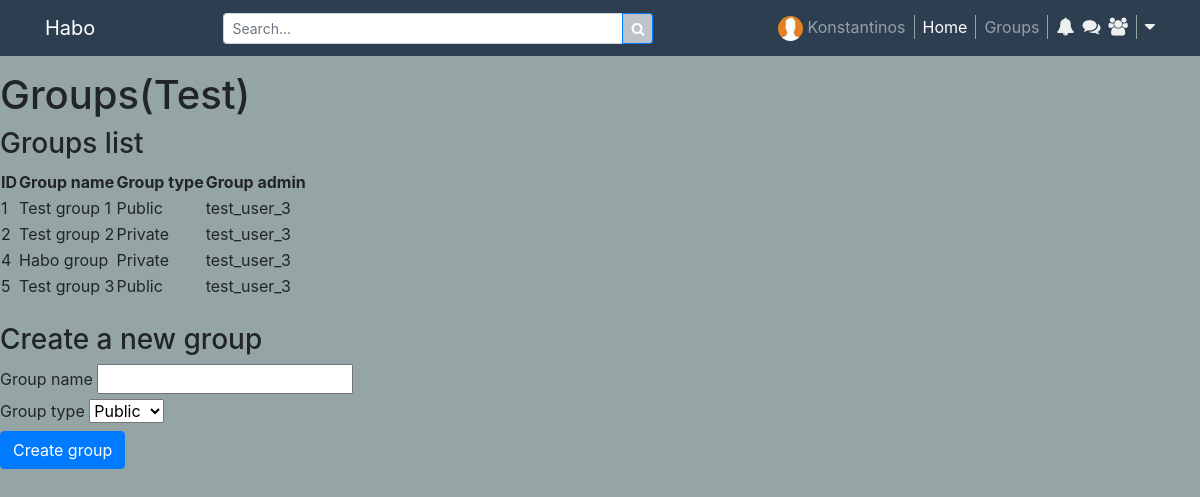
The page /groups_test.php (signed in) on the database its author committed.
### tables this page shows
CREATE TABLE `profiles` (
  `id` int(11) NOT NULL,
  `profile_pic` varchar(255) NOT NULL,
  `date_of_birth` date NOT NULL,
  `age` int(11) NOT NULL,
  `gender` varchar(6) NOT NULL,
  `from_country` varchar(50) DEFAULT NULL,
  `from_city` varchar(50) DEFAULT NULL,
  `in_country` varchar(50) DEFAULT NULL,
  `in_city` varchar(50) DEFAULT NULL,
  `num_posts` int(11) NOT NULL,
  `num_likes` int(11) NOT NULL,
  `num_friends` int(11) NOT NULL,
  `friends_list` text NOT NULL,
  `user_id` int(11) NOT NULL
);

CREATE TABLE `users` (
  `id` int(11) NOT NULL,
  `first_name` varchar(50) NOT NULL,
  `last_name` varchar(50) NOT NULL,
  `email` varchar(100) NOT NULL,
  `password` varchar(255) NOT NULL,
  `username` varchar(100) NOT NULL,
  `signup_date` date NOT NULL,
  `user_admin` varchar(3) NOT NULL,
  `user_premium` varchar(3) NOT NULL,
  `user_closed` varchar(3) NOT NULL,
  `user_suspended` varchar(3) NOT NULL
);

CREATE TABLE `groups` (
  `id` int(11) NOT NULL,
  `name` varchar(50) NOT NULL,
  `type` varchar(7) NOT NULL,
  `admin` varchar(100) NOT NULL
);

### includes/classes/Database.php (called while the page is built, shortened)
<?php
class Database
{
	function __construct() {
		$servername = 'localhost';
		$username = 'root';
		$password = '';
		$database = 'habo';
		try {
			$this->conn = new PDO("mysql:host=$servername;dbname=$database", $username, $password);
		} catch (PDOException $e) {
			echo 'Connection failed: ' . $e->getMessage();
		}
	}
}
?>

### config/config.php (called while the page is built, shortened)
<?php
require_once($_SERVER['DOCUMENT_ROOT'] . '/habo/includes/classes/Database.php');
$db_conn = new Database();
?>

### includes/classes/User.php (called while the page is built, shortened)
<?php
class User
{
    private $db_conn;
    private $error_array = array();
    function __construct($db_conn) {
        $this->db_conn = $db_conn;
    }
    public function fetch_user_by_email($email) {
        try {
            $stmt = $this->db_conn->conn->prepare("
                SELECT *
                FROM users
                WHERE email=:email
            ");
            $stmt->bindParam(':email', $email);
            $stmt->execute();
            if($stmt->rowCount() > 0) {
                $user = $stmt->fetch(PDO::FETCH_ASSOC);
                return $user;
            } else {
                array_push($this->error_array, 'Unknown email address.');
            }
        } catch (PDOException $e) {
            echo 'Connection failed: ' . $e->getMessage();
        }
    }
}
?>

### includes/classes/Profile.php (called while the page is built, shortened)
<?php
class Profile
{
    private $db_conn;
    function __construct($db_conn) {
        $this->db_conn = $db_conn;
    }
    public function fetch_profile_by_id($user_id) {
        try {
            $stmt = $this->db_conn->conn->prepare("
                SELECT *
                FROM profiles
                WHERE user_id=:user_id
            ");
            $stmt->bindParam(':user_id', $user_id);
            $stmt->execute();
            if($stmt->rowCount() > 0) {
                $profile = $stmt->fetch(PDO::FETCH_ASSOC);
                return $profile;
            }
        } catch (PDOException $e) {
            echo 'Connection failed: ' . $e->getMessage();
        }
    }
}
?>

### includes/classes/Group.php (called while the page is built, shortened)
<?php
class Group
{
    function __construct($db_conn) {
        $this->db_conn = $db_conn;
    }
    public function fetch_all_groups() {
        $groups = array();
        try {
            $stmt = $this->db_conn->conn->prepare("
                SELECT *
                FROM groups
            ");
            $stmt->execute();
            while($row = $stmt->fetch(PDO::FETCH_ASSOC)) {
                array_push($groups, $row);
            }
            return $groups;
        } catch (PDOException $e) {
            echo 'Connection failed: ' . $e->getMessage();
        }
    }
}
?>

### groups_test.php (the view, shortened to what this page needs)
<?php
require_once($_SERVER['DOCUMENT_ROOT'] . '/habo/config/config.php');
require_once($_SERVER['DOCUMENT_ROOT'] . '/habo/includes/header.php');
require_once($_SERVER['DOCUMENT_ROOT'] . '/habo/includes/classes/Group.php');
$group_obj = new Group($db_conn);
$groups = $group_obj->fetch_all_groups();
?>
    <h1>Groups(Test)</h1>
    <h3>Groups list</h3>
    <table>
        <tr>
            <th>ID</th>
            <th>Group name</th>
            <th>Group type</th>
            <th>Group admin</th>
        </tr>
        <?php foreach($groups as $group) {
            $id = $group['id']; ?>
            <tr>
                <td><?php echo $id ?></td>
                <td><?php echo $group['name'] ?></td>
                <td><?php echo $group['type'] ?></td>
                <td><?php echo $group['admin'] ?></td>
            </tr>
        <?php } ?>
    </table>
    <br>
    <h3>Create a new group</h3>
    <form action="groups_test.php" method="POST">
        <label for="">Group name</label>
        <input type="text" name="group_name">
        <br>
        <label for="">Group type</label>
        <select name="group_type">
            <option value="Public">Public</option>
        </select>
        <br>
        <button type="submit" name="create_group_button" class="btn btn-primary">Create group</button>
    </form>
</body>
</html>

### includes/header.php (shortened to what this page needs)
<?php
require_once($_SERVER['DOCUMENT_ROOT'] . '/habo/config/config.php');
require_once($_SERVER['DOCUMENT_ROOT'] . '/habo/includes/classes/User.php');
require_once($_SERVER['DOCUMENT_ROOT'] . '/habo/includes/classes/Profile.php');
if(isset($_SESSION['email']) && isset($_SESSION['username'])) {
    $user_obj = new User($db_conn);
    $user = $user_obj->fetch_user_by_email($_SESSION['email']);
    $profile_obj = new Profile($db_conn);
    $profile = $profile_obj->fetch_profile_by_id($user['id']);
} else {
    header('Location: register.php');
}
?>
<!DOCTYPE html>
<html>
<head>
    <link rel="stylesheet" href="assets/bootstrap/css/bootstrap.min.css">
    <link rel="stylesheet" href="assets/fonts/fontawesome-all.min.css">
    <link rel="stylesheet" href="assets/fonts/font-awesome.min.css">
    <link rel="stylesheet" href="assets/fonts/fontawesome5-overrides.min.css">
    <link rel="stylesheet" href="assets/css/styles.css">
</head>
<body>
    <nav class="navbar navbar-dark navbar-expand-lg sticky-top" id="top-navigation">
        <div class="container">
            <a class="navbar-brand" href="#">Habo</a>
            <div class="collapse navbar-collapse" id="navcol-1">
                <ul class="nav navbar-nav ml-auto">
                    <li class="nav-item" role="presentation">
                        <form class="form-inline" id="top-search-bar">
                            <div class="input-group input-group-sm">
                                <input class="form-control form-control-sm" type="text" placeholder="Search...">
                                <div class="input-group-append">
                                    <button class="btn btn-primary" type="button">
                                        <i class="fa fa-search"></i>
                                    </button>
                                </div>
                            </div>
                        </form>
                    </li>
                </ul>
                <ul class="nav navbar-nav ml-auto">
                    <li class="nav-item" role="presentation">
                        <a class="nav-link top-navigation-link" href="<?php echo $user['username']; ?>" style="border-right: none;">&nbsp;<img class="rounded-circle" width="25px" height="25px" src="<?php echo $profile['profile_pic']; ?>">&nbsp;<?php echo $user['first_name']; ?></a>
                    </li>
                    <li class="nav-item" role="presentation">
                        <a class="nav-link active top-navigation-link" href="#" style="border-left: 1px solid #95a5a6;">Home</a>
                    </li>
                    <li class="nav-item" role="presentation">
                        <a class="nav-link top-navigation-link" href="#">Groups</a>
                    </li>
                    <li class="nav-item" role="presentation" style="margin-left: 8px;">
                        <div class="nav-item dropdown my-dropdown">
                            <a class="dropdown-toggle" data-toggle="dropdown" aria-expanded="false" href="#">
                                <i class="fa fa-bell"></i>
                            </a>
                        </div>
                    </li>
                    <li class="nav-item" role="presentation" style="margin-left: 8px;">
                        <div class="nav-item dropdown my-dropdown">
                            <a class="dropdown-toggle" data-toggle="dropdown" aria-expanded="false" href="#">
                                <i class="fa fa-comments"></i>
                            </a>
                        </div>
                    </li>
                    <li class="nav-item" role="presentation" style="margin-left: 8px;">
                        <div class="nav-item dropdown my-dropdown">
                            <a class="dropdown-toggle" data-toggle="dropdown" aria-expanded="false" href="#">
                                <i class="fa fa-users"></i>
                            </a>
                        </div>
                    </li>
                    <li class="nav-item" role="presentation" style="margin-left: 8px;">
                        <div class="nav-item dropdown my-dropdown" style="border-left: 1px solid #95a5a6;">
                        <a class="dropdown-toggle" data-toggle="dropdown" aria-expanded="false" href="#" style="margin-left: 8px;">
                            <i class="fa fa-caret-down"></i>
                        </a>
                    </li>
                </ul>
            </div>
        </div>
    </nav>

### assets/css/styles.css (style rules this page uses)
body { background-color: #95a5a6; }
#top-navigation { background-color: #2c3e50; margin-bottom: 15px; }
.top-navigation-link { color: rgba(255,255,255,.5); padding: 0px 8px; border-right: 1px solid #95a5a6; }
.my-dropdown .dropdown-toggle::after { display: none; }
.my-dropdown a i { color: #ecf0f1; font-size: 18px; }
#top-search-bar input[type=text] { width: 400px; }
#top-search-bar button { background-color: #bdc3c7; }

### rows shown on the page
profiles: profile_pic (picture)
users: first_name "Konstantinos"
groups: id "1", name "Test group 1", type "Public", admin "test_user_3"
groups: id "2", name "Test group 2", type "Private", admin "test_user_3"
groups: id "4", name "Habo group", type "Private", admin "test_user_3"
groups: id "5", name "Test group 3", type "Public", admin "test_user_3"
